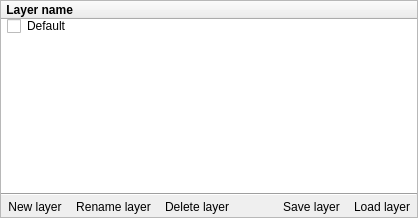
  <widget class="QDockWidget" name="LayersDockWidget">
   <property name="windowTitle">
    <string>Layers</string>
   </property>
   <attribute name="dockWidgetArea">
    <number>2</number>
   </attribute>
   <widget class="QWidget" name="dockWidgetContents_2">
    <layout class="QVBoxLayout" name="verticalLayout_2">
     <property name="spacing">
      <number>0</number>
     </property>
     <property name="margin">
      <number>0</number>
     </property>
     <item>
      <widget class="QFrame" name="frame">
       <property name="frameShape">
        <enum>QFrame::StyledPanel</enum>
       </property>
       <property name="frameShadow">
        <enum>QFrame::Plain</enum>
       </property>
       <layout class="QVBoxLayout" name="verticalLayout_4">
        <property name="spacing">
         <number>0</number>
        </property>
        <property name="margin">
         <number>0</number>
        </property>
        <item>
         <widget class="QTreeWidget" name="LayersTW">
          <property name="frameShape">
           <enum>QFrame::NoFrame</enum>
          </property>
          <property name="indentation">
           <number>3</number>
          </property>
          <attribute name="headerDefaultSectionSize">
           <number>24</number>
          </attribute>
          <column>
           <property name="text">
            <string> Layer name</string>
           </property>
           <property name="font">
            <font>
             <weight>75</weight>
             <bold>true</bold>
            </font>
           </property>
           <property name="icon">
            <iconset resource="resources.qrc">
             <normaloff>:/resources/RES/ffficons/eye.png</normaloff>:/resources/RES/ffficons/eye.png</iconset>
           </property>
          </column>
          <item>
           <property name="text">
            <string>Default</string>
           </property>
           <property name="checkState">
            <enum>Unchecked</enum>
           </property>
           <property name="icon">
            <iconset resource="resources.qrc">
             <normaloff>:/resources/RES/ffficons/shading.png</normaloff>:/resources/RES/ffficons/shading.png</iconset>
           </property>
          </item>
         </widget>
        </item>
        <item>
         <widget class="Line" name="line">
          <property name="orientation">
           <enum>Qt::Horizontal</enum>
          </property>
         </widget>
        </item>
        <item>
         <widget class="QFrame" name="ButtonsFrame">
          <layout class="QHBoxLayout" name="horizontalLayout_4">
           <property name="spacing">
            <number>0</number>
           </property>
           <property name="margin">
            <number>0</number>
           </property>
           <item>
            <widget class="QToolButton" name="toolButton_4">
             <property name="text">
              <string>New layer</string>
             </property>
             <property name="icon">
              <iconset resource="resources.qrc">
               <normaloff>:/resources/RES/ffficons/page_white.png</normaloff>:/resources/RES/ffficons/page_white.png</iconset>
             </property>
             <property name="autoRaise">
              <bool>true</bool>
             </property>
            </widget>
           </item>
           <item>
            <widget class="QToolButton" name="toolButton_5">
             <property name="text">
              <string>Rename layer</string>
             </property>
             <property name="icon">
              <iconset resource="resources.qrc">
               <normaloff>:/resources/RES/ffficons/shape_square_edit.png</normaloff>:/resources/RES/ffficons/shape_square_edit.png</iconset>
             </property>
             <property name="autoRaise">
              <bool>true</bool>
             </property>
            </widget>
           </item>
           <item>
            <widget class="QToolButton" name="toolButton">
             <property name="text">
              <string>Delete layer</string>
             </property>
             <property name="icon">
              <iconset resource="resources.qrc">
               <normaloff>:/resources/RES/ffficons/bin.png</normaloff>:/resources/RES/ffficons/bin.png</iconset>
             </property>
             <property name="autoRaise">
              <bool>true</bool>
             </property>
            </widget>
           </item>
           <item>
            <spacer name="horizontalSpacer">
             <property name="orientation">
              <enum>Qt::Horizontal</enum>
             </property>
             <property name="sizeHint" stdset="0">
              <size>
               <width>40</width>
               <height>20</height>
              </size>
             </property>
            </spacer>
           </item>
           <item>
            <widget class="QToolButton" name="toolButton_3">
             <property name="text">
              <string>Save layer</string>
             </property>
             <property name="icon">
              <iconset resource="resources.qrc">
               <normaloff>:/resources/RES/ffficons/disk.png</normaloff>:/resources/RES/ffficons/disk.png</iconset>
             </property>
             <property name="autoRaise">
              <bool>true</bool>
             </property>
            </widget>
           </item>
           <item>
            <widget class="QToolButton" name="toolButton_2">
             <property name="text">
              <string>Load layer</string>
             </property>
             <property name="icon">
              <iconset resource="resources.qrc">
               <normaloff>:/resources/RES/ffficons/folder.png</normaloff>:/resources/RES/ffficons/folder.png</iconset>
             </property>
             <property name="autoRaise">
              <bool>true</bool>
             </property>
            </widget>
           </item>
          </layout>
         </widget>
        </item>
       </layout>
      </widget>
     </item>
    </layout>
   </widget>
  </widget>
